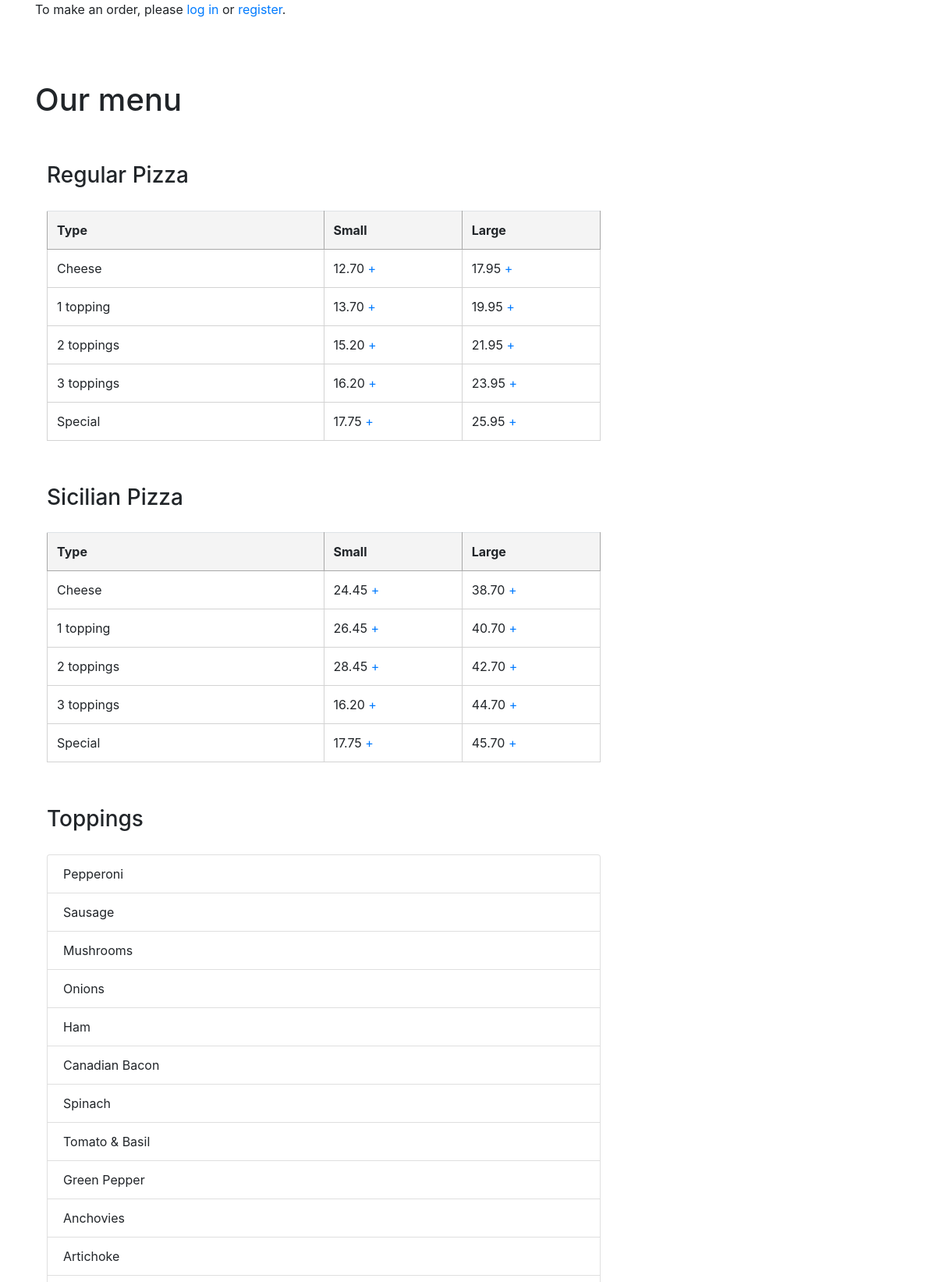
The page / (upper part) on the database its author committed.
### orders/models.py (models this page shows, shortened)
class Product(models.Model):
    choices = [
        ('L', 'LARGE'),
        ('S', 'SMALL'),
        ('SING', 'SINGLE')
    ]
    price = models.DecimalField(max_digits=5, decimal_places=2, default=0)
    name = models.CharField(max_length=64, default=0)
    type = models.CharField(max_length=64, default=0)
    size = models.CharField(choices=choices, max_length=64, default=0)

class Topping(models.Model):
    topping = models.CharField(max_length=64)

### orders/views.py (the view)
# urls.py: path("", views.menu, name="menu"),
    def menu(request):
        context = {
            "menu": Product.objects.all(),
            "toppings": Topping.objects.all(),
            "regular": Product.objects.filter(name='Regular Pizza'),
            "sicilian": Product.objects.filter(name='Sicilian Pizza'),
            "pasta": Product.objects.filter(name='Pasta'),
            "salad": Product.objects.filter(name='Salads'),
            "platter": Product.objects.filter(name='Dinner Platters'),
            "user": request.user,
            "users": render(request, 'users/login.html'),
            "sub": Product.objects.filter(name='Sub'),
            "product": Product.objects.all()
        }
        return render(request, "orders/menu.html", context)

### orders/templates/users/login.html (shortened to what this page needs)
{% extends "orders/base.html" %}
{% load crispy_forms_tags %}

### orders/templates/orders/menu.html (shortened to what this page needs)
<!DOCTYPE html>
{% extends "orders/base.html" %}
{% block body %}
    {% if user.is_authenticated %}
        <button type="button" class="btn btn-outline-success btn-lg mt-4"><a class="button" href="{% url "cart" %}">Shopping Cart</a></button>
         <button type="button" class="btn btn-outline-success btn-lg mt-4"><a class="button" href="{% url "my_orders" %}">My Orders</a></button>
        <button type="button" class="btn btn-outline-danger btn-lg logout mt-4"><a class="button" href="{% url "logout" %}">Log out</a></button>
    {% else %}
        <p>To make an order, please <a href="{% url "login" %}">log in</a>
        or <a href="{% url "signup" %}">register</a>.</p>
    {% endif %}
    <h1>Our menu</h1>
    <div class="col-8">
    <h3> Regular Pizza</h3>
        <table class="table table-hover">
            <th>Type</th>
            <th>Small</th> <th>Large</th>
            {% for Pizza in regular %}
                {% if Pizza.size == 'S' or Pizza.size == 'SING' %}<tr>
                <td width="50%">{{ Pizza.type }}</td>
                    <td width="25%">{{ Pizza.price }} <a href="{% url 'add' Pizza.id %}">+</a></td>
                    {% elif Pizza.size == 'L' %}
                    <td width="25%">{{ Pizza.price }}  <a href="{% url 'add' Pizza.id %}">+</a></td></tr>
                {% endif %}
            {% endfor %}
        </table>
        <h3> Sicilian Pizza</h3>
        <table class="table table-hover">
            <th>Type</th>
            <th>Small</th> <th>Large</th>
            {% for SizPizza in sicilian %}
                {% if SizPizza.size == 'S' or SizPizza.size == 'SING' %}
                <tr>
                <td width="50%">{{ SizPizza.type }} </td>
                    <td  width="25%">{{ SizPizza.price }} <a class="add-cart" href="{% url 'add' SizPizza.id %}">+</a></td>
                    {% elif SizPizza.size == 'L' %}
                    <td width="25%">{{ SizPizza.price }} <a class="add-cart" href="{% url 'add' SizPizza.id %}">+</a></td></tr>
                {% endif %}
            {% endfor %}
        </table>
        <h3> Toppings </h3>
            <ul class="list-group list-group">
                {% for topping in toppings %}
                        <li class="list-group-item">{{ topping.topping }} </li>
                {% endfor %}
        </ul>
     </div>
{% endblock %}

### orders/static/orders/css/main.css (style rules this page uses)
td { border: solid 1px black; }
h3, h1, h2 { margin-top: 2em; margin-bottom: 1em; }
ul { list-style-type:none }
td { border-color: lightgray; }
th { border: 1px solid #a8a8a8; background-color: #f4f4f4; }

### rows shown on the page
Product: type "Cheese", price "12.70"
Product: price "17.95"
Product: type "1 topping", price "13.70"
Product: price "19.95"
Product: type "2 toppings", price "15.20"
Product: price "21.95"
Product: type "3 toppings", price "16.20"
Product: price "23.95"
Product: type "Special", price "17.75"
Product: price "25.95"
Product: type "Cheese", price "24.45"
Product: price "38.70"
Product: type "1 topping", price "26.45"
Product: price "40.70"
Product: type "2 toppings", price "28.45"
Product: price "42.70"
Product: type "3 toppings", price "16.20"
Product: price "44.70"
Product: type "Special", price "17.75"
Product: price "45.70"
Topping: topping "Pepperoni"
Topping: topping "Sausage"
Topping: topping "Mushrooms"
Topping: topping "Onions"
Topping: topping "Ham"
Topping: topping "Canadian Bacon"
Topping: topping "Spinach"
Topping: topping "Tomato & Basil"
Topping: topping "Green Pepper"
Topping: topping "Anchovies"
Topping: topping "Artichoke"
